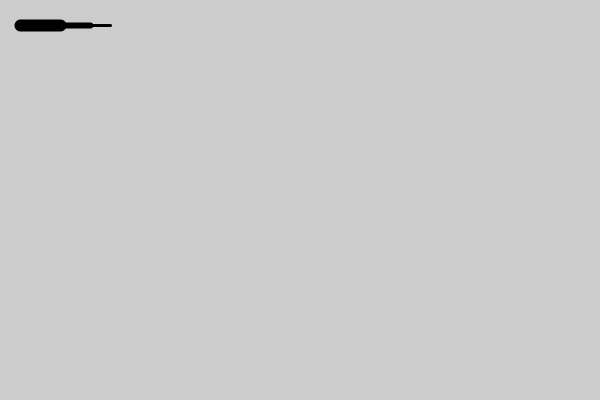
Frame 1 (no input)
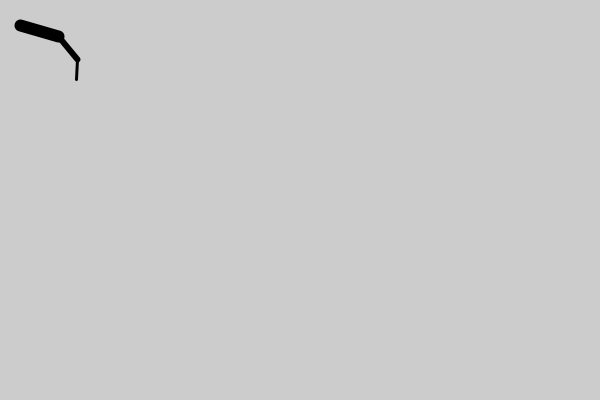
Frame 60 (the mouse pressed at the canvas centre just before this capture)
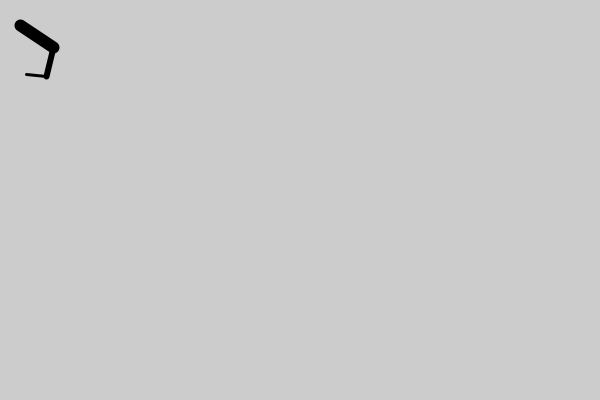
Frame 120 (the mouse held since frame 60 and released just before this capture)

The Processing sketch that drew these frames (run headless with seeded random() and noise(); from frame 60 on, the mouse is pressed at the canvas centre):

// Processing sketch: Ex_06_07_Ej1
// ── Ex_06_07_Ej1.pde
//*****************************************************************************
// Realizar un ejercicio en donde se extienden los movimientos del brazo 
// articulado
//
// 1.- Implementar un esquema en donde el brazo se extienda a toda el área
//     de la ventana.
// 2.- Agregue un grado más de libertad al brazo en el plano X-Y.
// 3.- Modifique el grado de abatimiento de alguna de las uniones.
//
//=============================================================================



//---[ VARIABLES GLOBALES ]---
float angle = 0.0;					// Ángulo en una ariculación
float angleDirection = 1;		// Dirección del ángulo
float speed = 0.005;				// Velocidad del cambio

//-----[ AJUSTES ]-----
void setup() {
  size(600, 400);						// Tamaño de la ventana
}

//-----[ CICLO PRINCIPAL ]-----
void draw() {
  background(204);					// Repinta el fondo en cada ciclo
  translate(20, 25); 				// Punto de inicio de coordenadas, desplazado
  rotate(angle);						// Rotación que adquirirá lo que se dibuje (1)
  strokeWeight(12);					// Dimensiones del lápiz
  line(0, 0, 40, 0);				// Dibujo...
  translate(40, 0);  				// Movimiento a la próxima unión
  rotate(angle * 2.0);			// Nueva rotación (2)
  strokeWeight(6);					// Lápiz más grueso
  line(0, 0, 30, 0);				// Trazado
  translate(30, 0);  				// Movimiento a la próxima unión 
  rotate(angle * 2.5);			// Siguiente ángulo de rotación (3)
  strokeWeight(3);					// Lápiz de otro grosor
  line(0, 0, 20, 0);				// Trazado 
  
	angle += speed * angleDirection;	// Modificación de la variable 'ángulo'
																		// para las siguientes impresiones
  // Identificación del ángulo máximo a trazar. Si se llegó al tope se 
	// continúa en la dirección contraria.
  if ((angle > QUARTER_PI) || (angle < 0)) {
    angleDirection = -angleDirection;
  }
}
//*****************************************************************************
